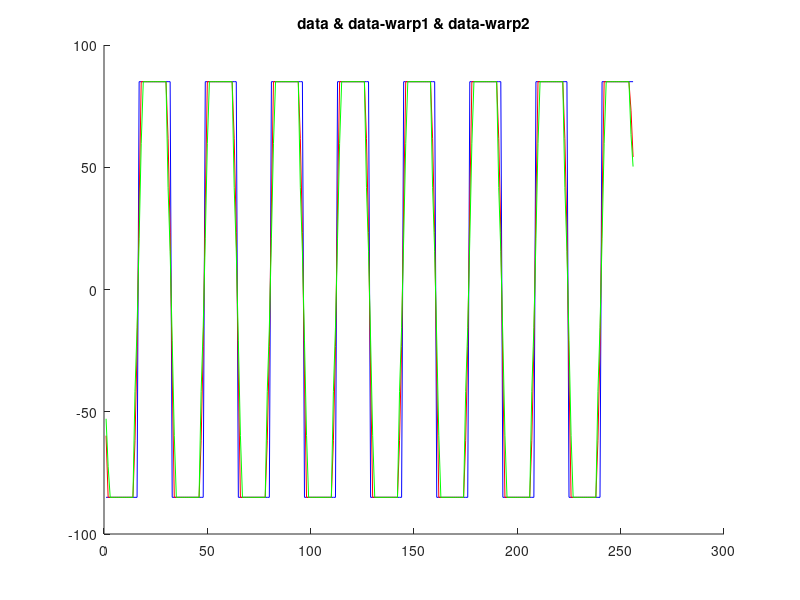
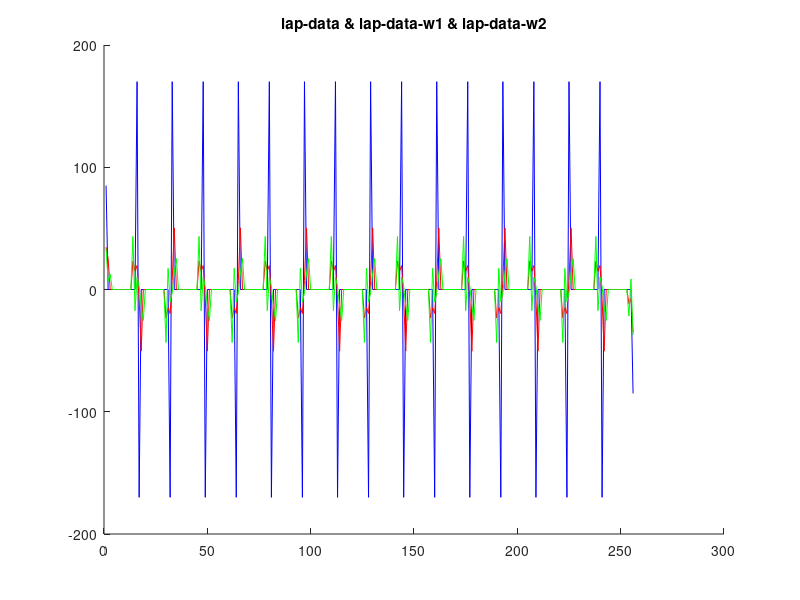
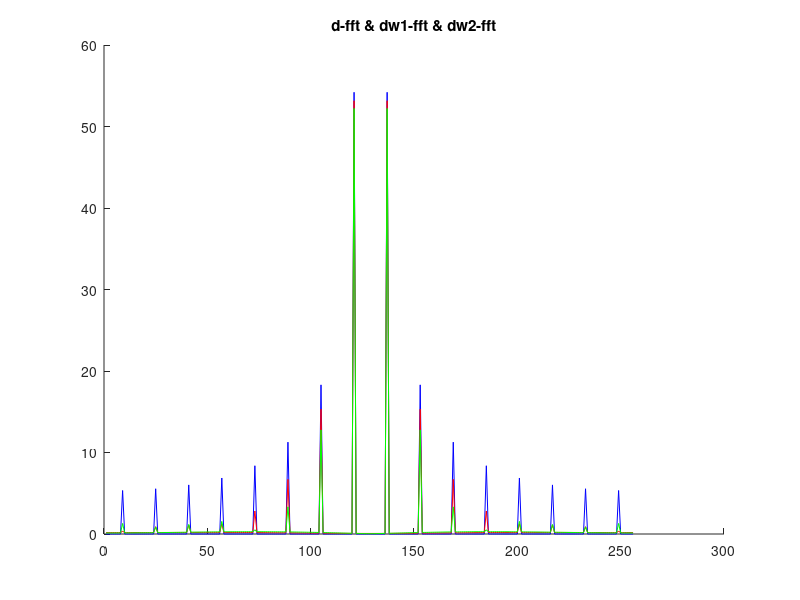
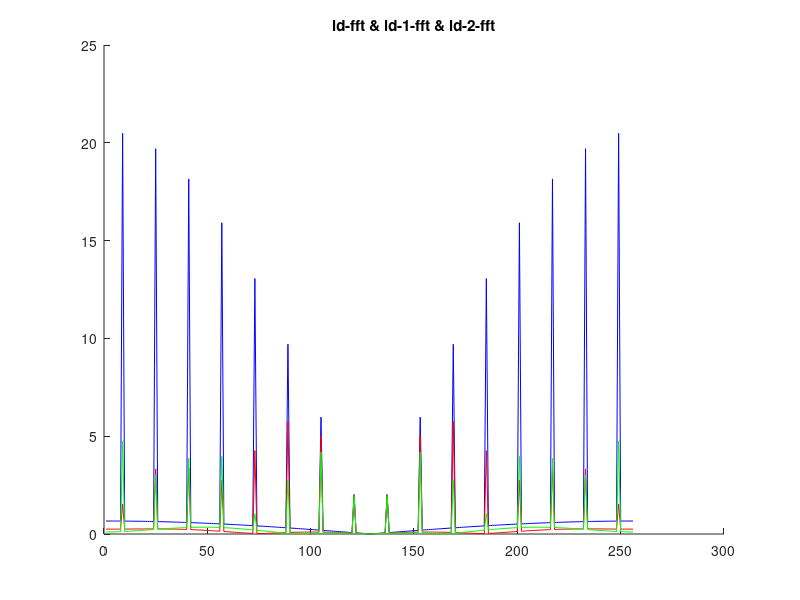

MATLAB code to generate these figures, in order:
format long g
format compact
clc
close all
clearvars

% get the location of the script file to save figures
full_path = mfilename('fullpath');
[startpath,  filename, ext] = fileparts(full_path);
plot_num = 1;

commandwindow;

%% create a 1-D version of the checkerboard

block_w = 16;

img_min = 50;
img_max = 220;

data = repmat(cat(2, img_min*ones(1,block_w), img_max*ones(1,block_w)), 1, 8);
data = data - mean(data(:));

%% warp the image

tmp_psf = rand(1,4);
psf = resample(tmp_psf, 1, 1);
psf = psf/(sum(psf));

data_warp1 = conv(data, psf(end:-1:1), 'same');

tmp_psf = rand(1,40);
psf = resample(tmp_psf, 1, 8);
% psf = tmp_psf;
psf = psf/(sum(psf));

data_warp2 = conv(data, psf(end:-1:1), 'same');


figure
hold on
plot(data, 'b');
plot(data_warp1, 'r');
plot(data_warp2, 'g');
title('data & data-warp1 & data-warp2')

%% laplacian
lk = [1, -2, 1];

lap_data = conv(data, lk, 'same');

lap_data_w1 = conv(data_warp1, lk, 'same');
lap_data_w2 = conv(data_warp2, lk, 'same');


figure
hold on
plot(lap_data, 'b');
plot(lap_data_w1, 'r');
plot(lap_data_w2, 'g');
title('lap-data & lap-data-w1 & lap-data-w2')


%% FFT


d_fft = fftshift(fft(data)/numel(data));
dw1_fft = fftshift(fft(data_warp1)/numel(data_warp1));
dw2_fft = fftshift(fft(data_warp2)/numel(data_warp2));

diff_fft_dw01 = d_fft - dw1_fft;
diff_fft_dw02 = d_fft - dw2_fft;


ld_fft = fftshift(fft(lap_data)/numel(lap_data));

ld_1_fft = fftshift(fft(lap_data_w1)/numel(lap_data_w1));

ld_2_fft = fftshift(fft(lap_data_w2)/numel(lap_data_w2));


diff_fft_01 = ld_1_fft - ld_fft;

diff_fft_02 = ld_2_fft - ld_fft;


figure;
hold on
plot((abs(d_fft)), 'b')
plot((abs(dw1_fft)), 'r')
plot((abs(dw2_fft)), 'g')
title('d-fft & dw1-fft & dw2-fft')

figure;
hold on
plot((abs(ld_fft)), 'b')
plot((abs(ld_1_fft)), 'r')
plot((abs(ld_2_fft)), 'g')
title('ld-fft & ld-1-fft & ld-2-fft')

figure;
hold on
plot((abs(diff_fft_dw01)), 'r')
plot((abs(diff_fft_dw02)), 'g')
title('diff-fft-dw01 & diff-fft-dw02')

figure;
hold on
plot((abs(diff_fft_01)), 'r')
plot((abs(diff_fft_02)), 'g')
title('diff-fft-01 & diff-fft-02')


%% correlate

cv_dw11 = conv(dw1_fft, conj(dw1_fft(end:-1:1)), 'same');
cv_dw12 = conv(dw1_fft, conj(dw2_fft(end:-1:1)), 'same');

cv_diff_dw01 = conv(diff_fft_dw01, diff_fft_dw01(end:-1:1), 'same');
cv_diff_dw12 = conv(diff_fft_dw01, diff_fft_dw02(end:-1:1), 'same');


cv_diff_f01 = conv(diff_fft_01, diff_fft_01(end:-1:1), 'same');
cv_diff_f12 = conv(diff_fft_01, diff_fft_02(end:-1:1), 'same');


figure;
hold on
plot(abs(cv_dw11),'b')
plot(abs(cv_dw12),'r')
title('cv-dw11 & cv-dw12')

figure;
hold on
plot(abs(cv_diff_dw01),'b')
plot(abs(cv_diff_dw12),'r')
title('cv-diff-dw12 & cv-diff-dw12')

% plot(real(cv_diff_f01),'r')
% plot(imag(cv_diff_f01),'g')


figure;
hold on
plot(abs(cv_diff_f01),'b')
plot(abs(cv_diff_f12),'r')
title('cv-diff-f01 & cv-diff-f12')

% plot(real(cv_diff_f12),'r')
% plot(imag(cv_diff_f12),'g')

s_01 = sum(abs(cv_diff_f01(:)));
s_02 = sum(abs(cv_diff_f12(:)));

r012 = s_02/s_01

r012m = max(abs(cv_diff_f12(:)))/max(abs(cv_diff_f01(:)))

abs(1-r012m)

s_dw01 = sum(abs(cv_diff_dw01));
s_dw12 = sum(abs(cv_diff_dw12));

r_dw12 = s_dw12/s_dw01

r_d12 = sum(abs(cv_dw12))/sum(abs(cv_dw11))
